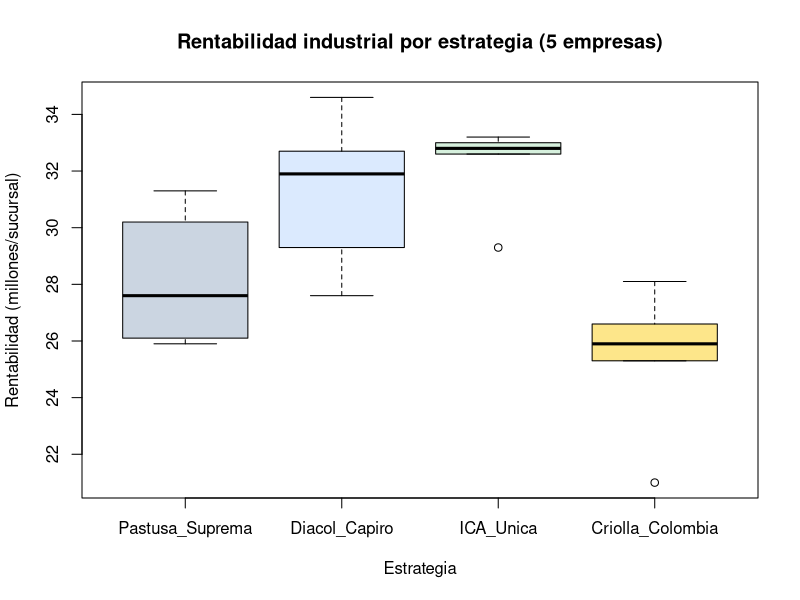

Generate this figure with R:
## ---- chunk 1
#| label: boxplot-industria
#| echo: false
#| fig-height: 3.2
estrategias <- c("Pastusa_Suprema", "Diacol_Capiro", "ICA_Unica", "Criolla_Colombia")
empresas <- c("Subachoque","Toca","Villapinzon","Tausa","Zipaquira")
set.seed(101)
mu <- 28
tau <- c(0, 2.4, 4.1, -1.8); names(tau) <- estrategias
beta <- c(0, 1.5, -1.0, 3.0, -2.5); names(beta) <- empresas
dat_industria <- expand.grid(empresa = empresas, estrategia = estrategias)
dat_industria$rend <- mu + tau[dat_industria$estrategia] + beta[dat_industria$empresa] + rnorm(nrow(dat_industria), 0, 1.3)
dat_industria$rend <- round(dat_industria$rend, 1)
dat_industria$estrategia <- factor(dat_industria$estrategia, levels = estrategias)
dat_industria$empresa <- factor(dat_industria$empresa, levels = empresas)
modelo_rcbd <- aov(rend ~ estrategia + empresa, data = dat_industria)
boxplot(rend ~ estrategia, data = dat_industria,
        col = c("#cbd5e1", "#dbeafe", "#d6f0dd", "#fde68a"),
        xlab = "Estrategia", ylab = "Rentabilidad (millones/sucursal)",
        main = "Rentabilidad industrial por estrategia (5 empresas)")
